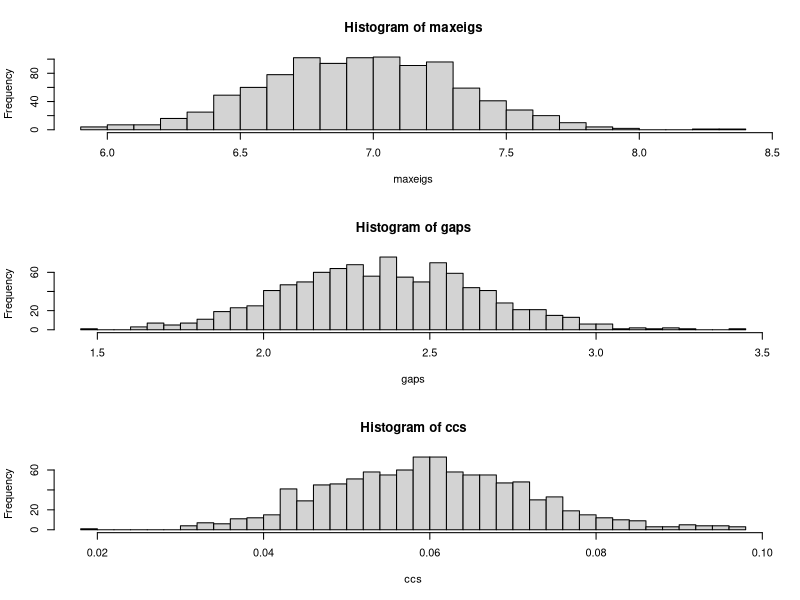

The R source for this figure:
## I want to know how maximum entropy (Erdos-Renyi) graphs vary in terms of features that might be relevant to the other simulations we're doing.
library(igraph)

## I will match the basic graph type to what I'm using in the 100 Nodes simulations
nnodes <- 100
cprob <- 0.06
nislands <- 5
nbridges <- 1
base_prob <- cprob*nislands
pin <- base_prob * (100 - nbridges)/100
outdist <- c(0, .6, .5, .4, .3, .2, .1, .05)

nsims <- 1000
maxeigs <- numeric(nsims)
gaps <- numeric(nsims)
ccs <- numeric(nsims)
for(sim in 1:nsims) {
    ## g <- sample_k_regular(nnodes, 6)
    g <- sample_gnp(nnodes, cprob, directed = FALSE) # for production runs, make many of these
    ## g <- sample_dot_product(sample_sphere_surface(dim = 3, n = nnodes, radius = .279))
    ## g <- sample_islands(islands.n = nislands, islands.size = nnodes/nislands, islands.pin = pin, n.inter = nbridges)
    ## g <- sample_pa(nnodes, power = 1.5, out.dist = outdist, directed = FALSE)
    ## g <- sample_smallworld(dim = 1, size = 100, nei = 3, p = .1)
    A <- as_adj(g, type = "both", sparse = FALSE) # need the adj matrix for spectral properties
    ##L <- laplacian_matrix(g, sparse = FALSE) # dangerous because L means something in R (of course, so does T and I use that)
    Λ <- eigen(A, only.values = TRUE)$values
    maxeigs[sim] <- Λ[1]
    gaps[sim] <- Λ[1] - Λ[2]
    ccs[sim] <- transitivity(g, type = "localaverageundirected")
}

dev.new()
par(mfrow = c(3, 1))
nbreaks <- 30
hist(maxeigs, breaks = nbreaks)
hist(gaps, breaks = nbreaks)
hist(ccs, breaks = nbreaks)

